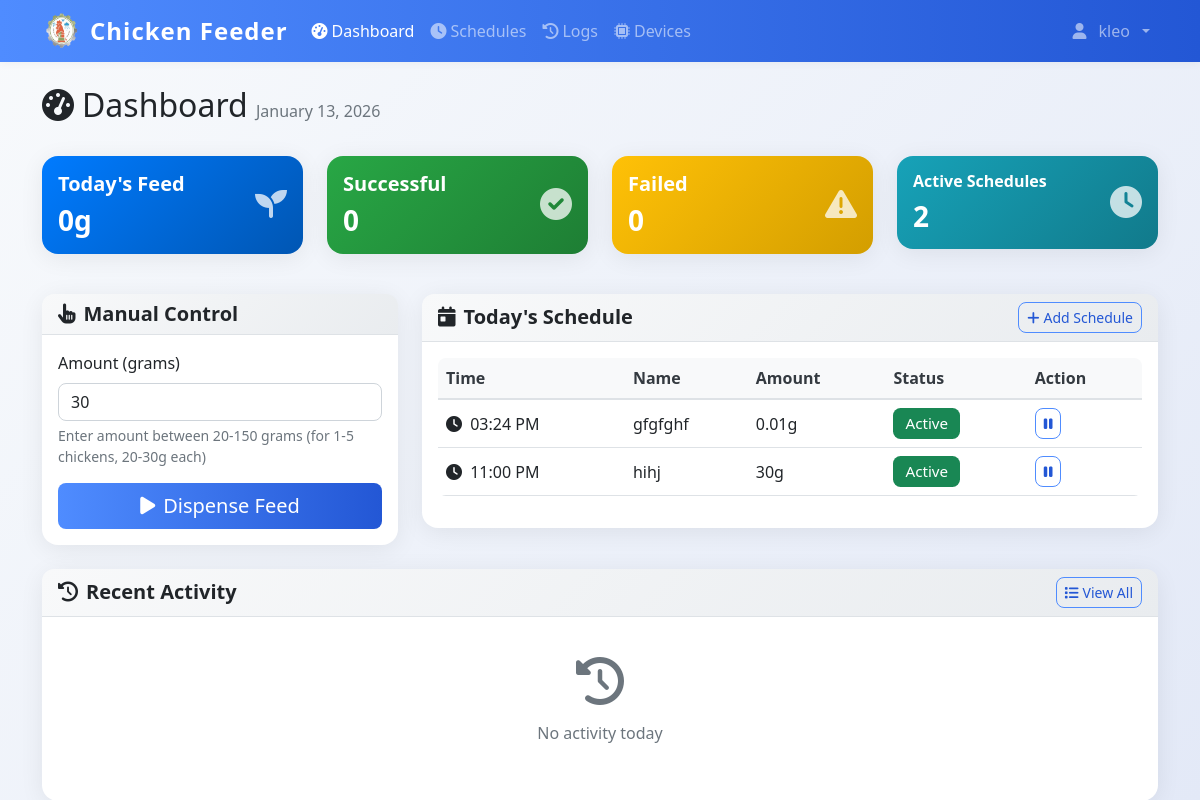
Page /dashboard (signed in) on the committed database.
### models.py (models this page shows)
class User(UserMixin, db.Model):
    id = db.Column(db.Integer, primary_key=True)
    username = db.Column(db.String(80), unique=True, nullable=False)
    email = db.Column(db.String(120), unique=True, nullable=False)
    password_hash = db.Column(db.String(120), nullable=False)
    iot_device_url = db.Column(db.String(255), nullable=True)  # e.g., 'http://192.168.1.100:5000' or 'pi_klei'
    is_admin = db.Column(db.Boolean, default=True)
    created_at = db.Column(db.DateTime, default=datetime.utcnow)

class FeedSchedule(db.Model):
    id = db.Column(db.Integer, primary_key=True)
    name = db.Column(db.String(100), nullable=False)
    feed_time = db.Column(db.Time, nullable=False)
    amount_grams = db.Column(db.Integer, nullable=False)
    is_active = db.Column(db.Boolean, default=True)
    created_by = db.Column(db.Integer, db.ForeignKey('user.id'), nullable=False)
    created_at = db.Column(db.DateTime, default=datetime.utcnow)
    user = db.relationship('User', backref=db.backref('schedules', lazy=True))

### app.py (the view)
@app.route('/dashboard', methods=['GET', 'POST'])
@login_required
def dashboard():
    today_schedules = FeedSchedule.query.filter_by(created_by=current_user.id, is_active=True).order_by(FeedSchedule.feed_time).all()
    today_start = datetime.now().replace(hour=0, minute=0, second=0, microsecond=0)
    today_logs = DispenseLog.query.filter(
        DispenseLog.timestamp >= today_start,
        DispenseLog.triggered_by == current_user.id
    ).order_by(DispenseLog.timestamp.desc()).all()
    total_today = sum(log.amount_grams for log in today_logs if log.status == 'success')
    return render_template('dashboard.html',
                         schedules=today_schedules,
                         logs=today_logs,
                         total_today=total_today)

### templates/dashboard.html (shortened to what this page needs)
{% extends "base.html" %}
{% block content %}
<div class="container mt-4">
    <div class="row mb-4">
    <div class="col">
        <h1 class="h2">
            <i class="fas fa-tachometer-alt me-2"></i>Dashboard
            <span class="text-muted fs-6">{{ datetime.now().strftime('%B %d, %Y') }}</span>
        </h1>
    </div>
</div>
<div class="row mb-4">
    <div class="col-md-3 mb-3">
        <div class="card bg-primary text-white">
            <div class="card-body">
                <div class="d-flex justify-content-between">
                    <div>
                        <h5 class="card-title">Today's Feed</h5>
                        <h3 class="mb-0" id="total-today">{{ total_today }}g</h3>
                    </div>
                    <div class="align-self-center">
                        <i class="fas fa-seedling fa-2x opacity-75"></i>
                    </div>
                </div>
            </div>
        </div>
    </div>
    <div class="col-md-3 mb-3">
        <div class="card bg-success text-white">
            <div class="card-body">
                <div class="d-flex justify-content-between">
                    <div>
                        <h5 class="card-title">Successful</h5>
                        <h3 class="mb-0" id="successful-today">{{ logs|selectattr('status', 'equalto', 'success')|list|length }}</h3>
                    </div>
                    <div class="align-self-center">
                        <i class="fas fa-check-circle fa-2x opacity-75"></i>
                    </div>
                </div>
            </div>
        </div>
    </div>
    <div class="col-md-3 mb-3">
        <div class="card bg-warning text-white">
            <div class="card-body">
                <div class="d-flex justify-content-between">
                    <div>
                        <h5 class="card-title">Failed</h5>
                        <h3 class="mb-0" id="failed-today">{{ logs|selectattr('status', 'equalto', 'failure')|list|length }}</h3>
                    </div>
                    <div class="align-self-center">
                        <i class="fas fa-exclamation-triangle fa-2x opacity-75"></i>
                    </div>
                </div>
            </div>
        </div>
    </div>
    <div class="col-md-3 mb-3">
        <div class="card bg-info text-white">
            <div class="card-body">
                <div class="d-flex justify-content-between">
                    <div>
                        <h5 class="card-title fs-6">Active Schedules</h5>
                        <h3 class="mb-0">{{ schedules|selectattr('is_active')|list|length }}</h3>
                    </div>
                    <div class="align-self-center">
                        <i class="fas fa-clock fa-2x opacity-75"></i>
                    </div>
                </div>
            </div>
        </div>
    </div>
</div>
<div class="row">
    <div class="col-lg-4 mb-4">
        <div class="card">
            <div class="card-header">
                <h5 class="card-title mb-0">
                    <i class="fas fa-hand-pointer me-2"></i>Manual Control
                </h5>
            </div>
            <div class="card-body">
                <form id="manual-dispense-form">
                    <div class="mb-3">
                        <label for="amount" class="form-label">Amount (grams)</label>
                        <input type="number" class="form-control" id="amount" min="20" max="150" value="30" required>
                        <div class="form-text">Enter amount between 20-150 grams (for 1-5 chickens, 20-30g each)</div>
                    </div>
                    <div class="d-grid">
                        <button type="submit" class="btn btn-primary btn-lg" id="dispense-btn">
                            <i class="fas fa-play me-2"></i>Dispense Feed
                        </button>
                    </div>
                </form>
            </div>
        </div>
    </div>
    <div class="col-lg-8 mb-4">
        <div class="card">
            <div class="card-header d-flex justify-content-between align-items-center">
                <h5 class="card-title mb-0">
                    <i class="fas fa-calendar-day me-2"></i>Today's Schedule
                </h5>
                <a href="{{ url_for('schedules') }}" class="btn btn-outline-primary btn-sm">
                    <i class="fas fa-plus me-1"></i>Add Schedule
                </a>
            </div>
            <div class="card-body">
                {% if schedules %}
                <div class="table-responsive">
                    <table class="table table-hover">
                        <thead>
                            <tr>
                                <th>Time</th>
                                <th>Name</th>
                                <th>Amount</th>
                                <th>Status</th>
                                <th>Action</th>
                            </tr>
                        </thead>
                        <tbody>
                            {% for schedule in schedules %}
                            <tr>
                                <td>
                                    <i class="fas fa-clock me-1"></i>
                                    {{ schedule.feed_time.strftime('%I:%M %p') }}
                                </td>
                                <td>{{ schedule.name }}</td>
                                <td>{{ schedule.amount_grams }}g</td>
                                <td>
                                    {% if schedule.is_active %}
                                        <span class="badge bg-success">Active</span>
                                    {% else %}
                                        <span class="badge bg-secondary">Inactive</span>
                                    {% endif %}
                                </td>
                                <td>
                                    <button class="btn btn-sm btn-outline-primary"
                                            onclick="toggleSchedule({{ schedule.id }})">
                                        {% if schedule.is_active %}
                                            <i class="fas fa-pause"></i>
                                        {% else %}
                                            <i class="fas fa-play"></i>
                                        {% endif %}
                                    </button>
                                </td>
                            </tr>
                            {% endfor %}
                        </tbody>
                    </table>
                </div>
                {% endif %}
            </div>
        </div>
    </div>
</div>
<div class="row">
    <div class="col-12">
        <div class="card">
            <div class="card-header d-flex justify-content-between align-items-center">
                <h5 class="card-title mb-0">
                    <i class="fas fa-history me-2"></i>Recent Activity
                </h5>
                <a href="{{ url_for('logs') }}" class="btn btn-outline-primary btn-sm">
                    <i class="fas fa-list me-1"></i>View All
                </a>
            </div>
            <div class="card-body">
                {% if logs %}
                <div class="table-responsive">
                    <table class="table table-hover">
                        <thead>
                            <tr>
                                <th>Time</th>
                                <th>Type</th>
                                <th>Amount</th>
                                <th>Status</th>
                                <th>Details</th>
                            </tr>
                        </thead>
                        <tbody>
                            {% for log in logs[:10] %}
                            <tr>
                                <td>
                                    <small>{{ log.timestamp.strftime('%H:%M:%S') }}</small>
                                </td>
                                <td>
                                    {% if log.trigger_type == 'manual' %}
                                        <span class="badge bg-info">Manual</span>
                                    {% else %}
                                        <span class="badge bg-primary">Scheduled</span>
                                    {% endif %}
                                </td>
                                <td>{{ log.amount_grams }}g</td>
                                <td>
                                    {% if log.status == 'success' %}
                                        <span class="badge bg-success">
                                            <i class="fas fa-check me-1"></i>Success
                                        </span>
                                    {% else %}
                                        <span class="badge bg-danger">
                                            <i class="fas fa-times me-1"></i>Failed
                                        </span>
                                    {% endif %}
                                </td>
                                <td>
                                    {% if log.schedule %}
                                        {{ log.schedule.name }}
                                    {% elif log.error_message %}
                                        <small class="text-danger">{{ log.error_message[:50] }}...</small>
                                    {% else %}
                                        -
                                    {% endif %}
                                </td>
                            </tr>
                            {% endfor %}
                        </tbody>
                    </table>
                </div>
                {% else %}
                <div class="text-center text-muted py-4">
                    <i class="fas fa-history fa-3x mb-3"></i>
                    <p>No activity today</p>
                </div>
                {% endif %}
            </div>
        </div>
    </div>
</div>
</div>
{% endblock %}

### templates/base.html (shortened to what this page needs)
<!DOCTYPE html>
<html lang="en">
<head>
    <link href="https://cdn.jsdelivr.net/npm/bootstrap@5.1.3/dist/css/bootstrap.min.css" rel="stylesheet">
    <link href="https://cdnjs.cloudflare.com/ajax/libs/font-awesome/6.0.0/css/all.min.css" rel="stylesheet">
    <link href="{{ url_for('static', filename='css/style.css') }}" rel="stylesheet">
</head>
<body>
    {% if current_user.is_authenticated %}
    <nav class="navbar navbar-expand-lg navbar-dark bg-primary">
        <div class="container">
            <div class="d-flex align-items-center gap-2">
                <img src="{{ url_for('static', filename='img/chicken-logo.png') }}" alt="Logo" style="width:40px;height:40px;" >
                <a class="navbar-brand" href="{{ url_for('dashboard') }}">
                   Chicken Feeder
                </a>
            </div>
            <div class="collapse navbar-collapse" id="navbarNav">
                <ul class="navbar-nav me-auto">
                    <li class="nav-item">
                        <a class="nav-link {% if request.endpoint == 'dashboard' %}active{% endif %}"
                           href="{{ url_for('dashboard') }}">
                            <i class="fas fa-tachometer-alt me-1"></i>Dashboard
                        </a>
                    </li>
                    <li class="nav-item">
                        <a class="nav-link {% if request.endpoint in ['schedules', 'add_schedule'] %}active{% endif %}"
                           href="{{ url_for('schedules') }}">
                            <i class="fas fa-clock me-1"></i>Schedules
                        </a>
                    </li>
                    <li class="nav-item">
                        <a class="nav-link {% if request.endpoint == 'logs' %}active{% endif %}"
                           href="{{ url_for('logs') }}">
                            <i class="fas fa-history me-1"></i>Logs
                        </a>
                    </li>
                    <li class="nav-item">
                        <a class="nav-link {% if request.endpoint in ['devices', 'add_device'] %}active{% endif %}"
                           href="{{ url_for('devices') }}">
                            <i class="fas fa-microchip me-1"></i>Devices
                        </a>
                    </li>
                </ul>
                <ul class="navbar-nav">
                    <li class="nav-item dropdown">
                        <a class="nav-link dropdown-toggle d-flex align-items-center gap-2" href="#" id="navbarDropdown" role="button"
                           data-bs-toggle="dropdown" aria-expanded="false">
                            <i class="fas fa-user me-1 "></i>{{ current_user.username }}
                        </a>
                    </li>
                </ul>
            </div>
        </div>
    </nav>
    {% endif %}
    <main class="container-fluid align-items-center">
        {% block content %}{% endblock %}
    </main>
</body>
</html>

### rows in the picture
User: username "kleo"
FeedSchedule: feed_time "03:24 PM", name "gfgfghf", amount_grams "0.01", is_active "Active"
FeedSchedule: feed_time "11:00 PM", name "hihj", amount_grams "30", is_active "Active"

### other values in the picture
{{ total_today }} "0"
{{ logs|selectattr('status', 'equalto', 'success')|list|length }} "0"
{{ logs|selectattr('status', 'equalto', 'failure')|list|length }} "0"
{{ schedules|selectattr('is_active')|list|length }} "2"
